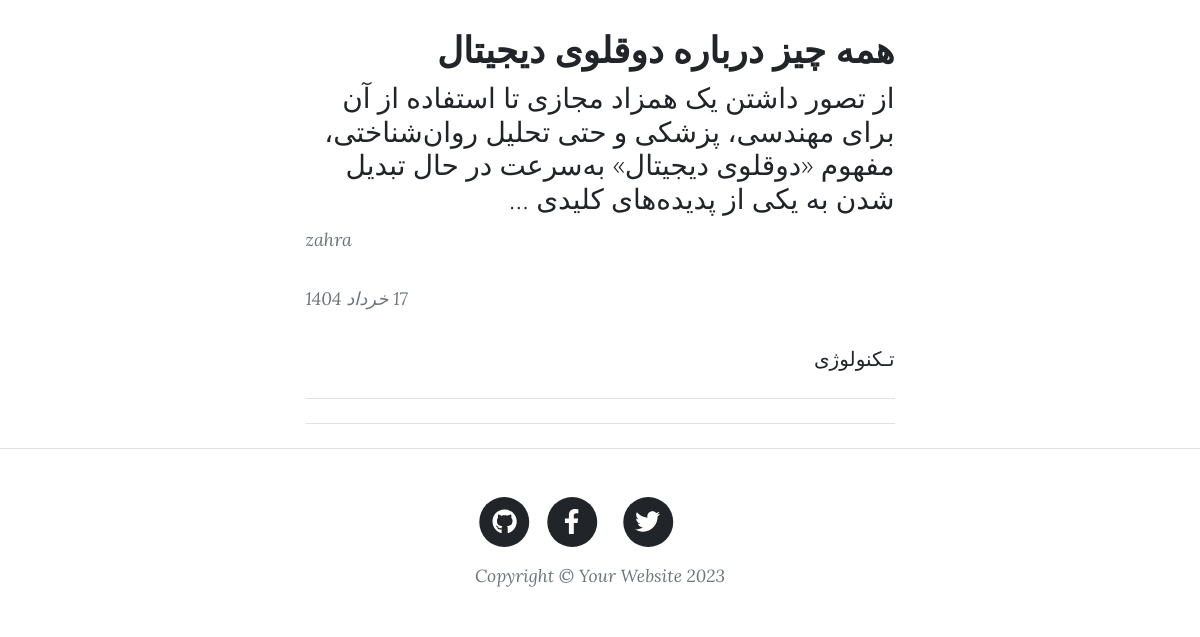
Before: // (lower part) with the older database file.
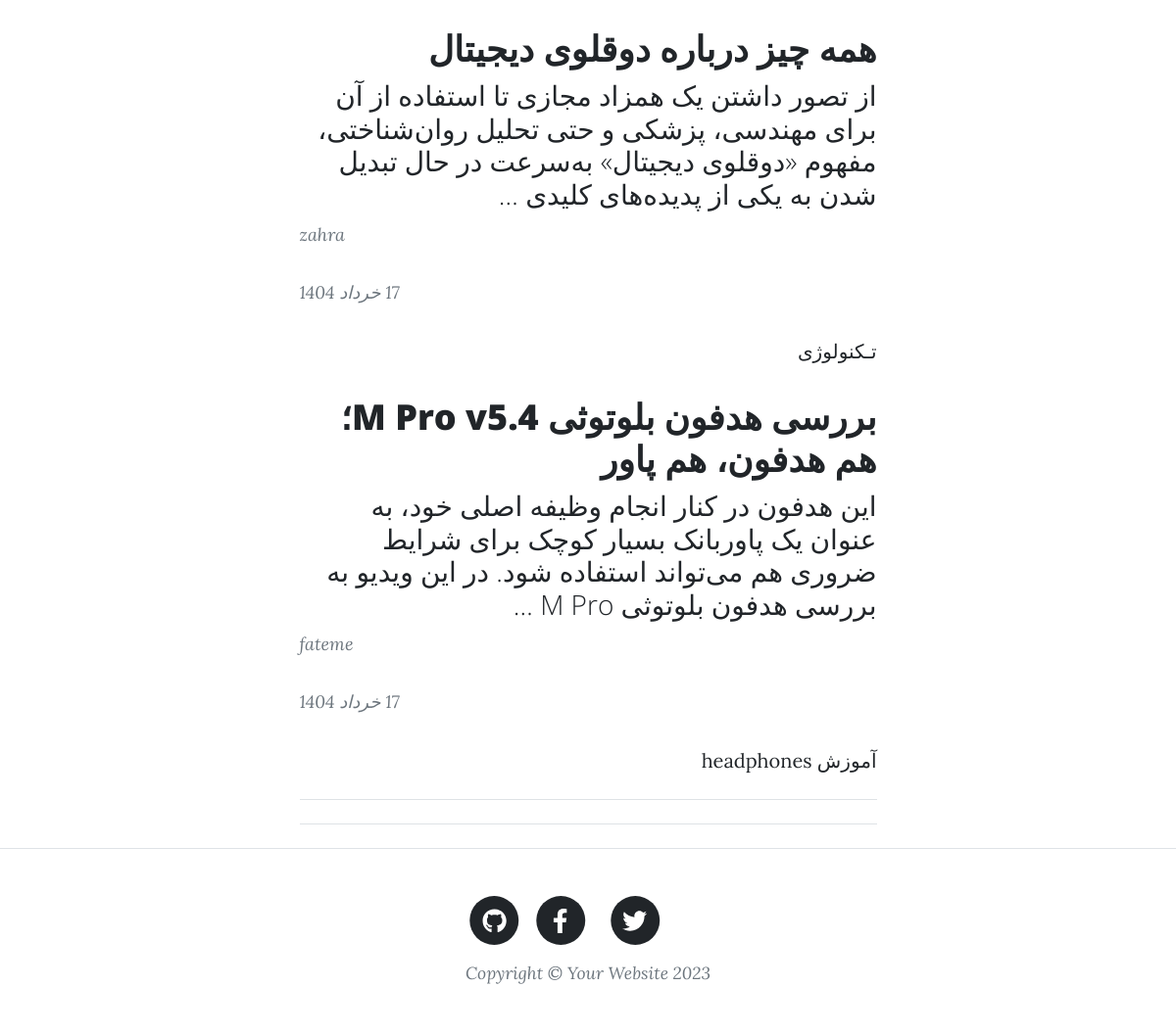
After: the same page with the newer database file.
### blog/models.py (models this page shows, shortened)
class article(models.Model):
    STATUS_CHOICES = (
        ('D', 'Draft'),
        ('P', 'Published')
    )
    author = models.ForeignKey(settings.AUTH_USER_MODEL, null=True, on_delete=models.SET_NULL, related_name='articles', verbose_name='نویسنده')
    title = models.CharField(max_length=50, verbose_name="عنوان")
    slug = models.SlugField(max_length=100, unique=True, verbose_name="اسلاگ") #اون بخشی از url که تغییر میکنه رو میگیم اسلاگ
    category = models.ManyToManyField(category, verbose_name="دسته بندی", related_name='articles')
    description = models.TextField(verbose_name="توضیحات")
    thumbnail = models.ImageField(upload_to='images', verbose_name="عکس بندانگشتی")
    publish = models.DateTimeField(default=timezone.now, verbose_name="تاریخ انتشار")
    created = models.DateTimeField(auto_now_add=True, verbose_name="تاریخ ساخت")
    updated = models.DateTimeField(auto_now=True, verbose_name="تاریخ آپدیت")
    status = models.CharField(max_length=1, choices=STATUS_CHOICES, verbose_name="وضعیت")
    objects = ArticleManager()
    class Meta:
        verbose_name = "مقاله"
        verbose_name_plural = "مقاله ها"
        ordering = ['publish']
    def jpublish(self):
        return jalaliConvertor(self.publish)
    def categorypublished(self):
        return self.category.filter(status = True)

class User(AbstractUser):
    is_author = models.BooleanField(default=False, verbose_name='وضعیت نویسندگی')
    special_user = models.DateTimeField(default=timezone.now, verbose_name=" ویژه تا ")

class category(models.Model):
    parent = models.ForeignKey('self', default=None, null=True, blank=True, on_delete=models.SET_NULL, related_name='children', verbose_name='عبارت زیر دسته') #self points to category model
    title = models.CharField(max_length=50, verbose_name=" عنوان دسته بندی")
    slug = models.SlugField(max_length=100, unique=True, verbose_name="اسلاگ")
    status = models.BooleanField(default=True, verbose_name="آیا نمایش داده شود؟")
    position = models.IntegerField(verbose_name='پوزیشن')
    objects = CategoryManager()
    class Meta:
        verbose_name = "دسته بندی"
        verbose_name_plural = "دسته بندی ها"
        ordering = ['parent__id','position']

### blog/views.py (the view)
# urls.py: path('/', ArticleList.as_view(), name='home'),
class ArticleList(ListView):
    context_object_name = 'articles'
    queryset = article.objects.published()
    paginate_by = 4

### blog/models.py (called while the page is built)
    def CategoryStatus(self):
        return self.filter(status=True)

### blog/templatetags/basetags.py (called while the page is built)
@register.simple_tag
def title():
    return "وبلاگ من"

@register.inclusion_tag("blog/partials/category_navbar.html")
def category_navbar():
    return {
        "category" : category.objects.filter(status=True)
    }

### extensions/jalali.py (called while the page is built)
    def persian_tuple(self):
        return self.persian_year, self.persian_month, self.persian_day

### extensions/utils.py (called while the page is built)
def jalaliConvertor(time):
    jmonth = [
        "فروردین",
        "اردیبهشت",
        "خرداد",
        "تیر",
        "مرداد",
        "شهریور",
        "مهر",
        "آبان",
        "آذر",
        "دی",
        "بهمن",
        "اسفند",
    ]
    time_to_str = "{},{},{}".format(time.year, time.month, time.day)
    time_to_tuple = jalali.Gregorian(time_to_str).persian_tuple()
    time_to_list = list(time_to_tuple)
    for index,month in enumerate(jmonth):
        if time_to_list[1] == index+1:
            time_to_list[1] = month
            break
    output = "{} {} {}".format(
        time_to_list[2],
        time_to_list[1],
        time_to_list[0],)
    return output

### blog/templates/blog/article_list.html (shortened to what this page needs)
{% extends 'blog/base.html' %}
{% load static %}
{% block main %}
        <div class="container px-4 px-lg-5">
            <div class="row gx-4 gx-lg-5 justify-content-center">
                <div class="col-md-10 col-lg-8 col-xl-7">
                    {% for article in articles %}
                    <div class="post-preview">
                        <a href="{% url 'blog:post' article.slug %}">
                            <h2 class="post-title">{{article.title}}</h2>
                            <h3 class="post-subtitle">{{article.description|truncatewords:30}}</h3>
                        </a>
<p class="post-meta">
                        {{article.author.username}}
                        </p>
                        <p class="post-meta">
                            {{article.jpublish}}
                        </p>
                        <div>
                            {% for cat in article.categorypublished.all %}
                            <a href="{% url 'blog:category' slug=cat.slug page=1 %}">{{cat.title}}</a>
                            {% endfor %}
                        </div>
                    </div>
                    {% endfor %}
                    <hr class="my-4" />
                    <hr class="my-4" />
                </div>
            </div>
        </div>
{% endblock %}

Changed rows visible on the page:
added article: title "بررسی هدفون بلوتوثی M Pro v5.4؛ هم هدفون، هم پاور", description "این هدفون در کنار انجام وظیفه اصلی خود، به عنوان یک پاوربانک بسیار کوچک برای شرایط ضروری هم می‌تواند استفاده شود. در این ویدیو به بررسی هدفون بلوتوثی M Pro …", author.username "fateme", jpublish "17 خرداد 1404"
now on this page (row unchanged): category: title "آموزش", shown under "بررسی هدفون بلوتوثی M Pro v5.4؛ هم هدفون، هم پاور"
now on this page (row unchanged): category: title "headphones", shown under "بررسی هدفون بلوتوثی M Pro v5.4؛ هم هدفون، هم پاور"
